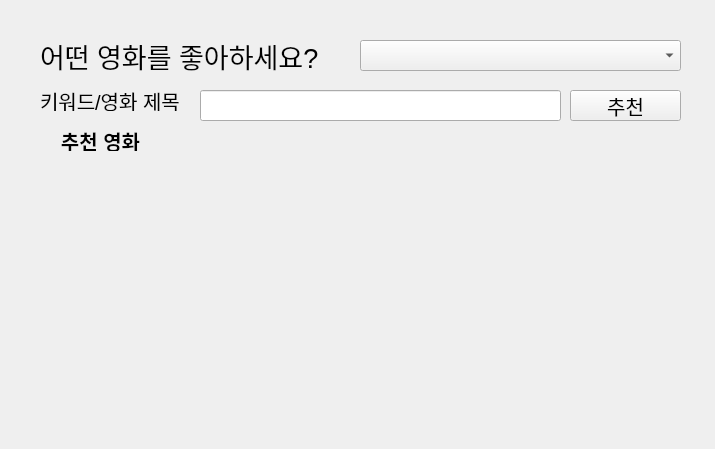
<?xml version="1.0" encoding="UTF-8"?>
<ui version="4.0">
 <class>Form</class>
 <widget class="QWidget" name="Form">
  <property name="geometry">
   <rect>
    <x>0</x>
    <y>0</y>
    <width>715</width>
    <height>449</height>
   </rect>
  </property>
  <property name="font">
   <font>
    <pointsize>15</pointsize>
   </font>
  </property>
  <property name="windowTitle">
   <string>Form</string>
  </property>
  <widget class="QLabel" name="label">
   <property name="geometry">
    <rect>
     <x>40</x>
     <y>30</y>
     <width>311</width>
     <height>51</height>
    </rect>
   </property>
   <property name="font">
    <font>
     <pointsize>20</pointsize>
    </font>
   </property>
   <property name="text">
    <string>어떤 영화를 좋아하세요?</string>
   </property>
  </widget>
  <widget class="QComboBox" name="cb_movie_list">
   <property name="geometry">
    <rect>
     <x>360</x>
     <y>40</y>
     <width>321</width>
     <height>31</height>
    </rect>
   </property>
  </widget>
  <widget class="QLineEdit" name="le_keyword">
   <property name="geometry">
    <rect>
     <x>200</x>
     <y>90</y>
     <width>361</width>
     <height>31</height>
    </rect>
   </property>
   <property name="font">
    <font>
     <pointsize>15</pointsize>
    </font>
   </property>
   <property name="text">
    <string/>
   </property>
  </widget>
  <widget class="QLabel" name="label_2">
   <property name="geometry">
    <rect>
     <x>40</x>
     <y>90</y>
     <width>161</width>
     <height>21</height>
    </rect>
   </property>
   <property name="text">
    <string>키워드/영화 제목</string>
   </property>
  </widget>
  <widget class="QPushButton" name="btn_recommendation">
   <property name="geometry">
    <rect>
     <x>570</x>
     <y>90</y>
     <width>111</width>
     <height>31</height>
    </rect>
   </property>
   <property name="text">
    <string>추천</string>
   </property>
  </widget>
  <widget class="QLabel" name="lbl_recommendation">
   <property name="geometry">
    <rect>
     <x>40</x>
     <y>160</y>
     <width>641</width>
     <height>251</height>
    </rect>
   </property>
   <property name="font">
    <font>
     <pointsize>16</pointsize>
    </font>
   </property>
   <property name="text">
    <string/>
   </property>
  </widget>
  <widget class="QLabel" name="label_3">
   <property name="geometry">
    <rect>
     <x>40</x>
     <y>130</y>
     <width>121</width>
     <height>21</height>
    </rect>
   </property>
   <property name="font">
    <font>
     <pointsize>15</pointsize>
     <weight>75</weight>
     <bold>true</bold>
    </font>
   </property>
   <property name="text">
    <string>추천 영화</string>
   </property>
   <property name="alignment">
    <set>Qt::AlignCenter</set>
   </property>
  </widget>
 </widget>
 <resources/>
 <connections/>
</ui>
